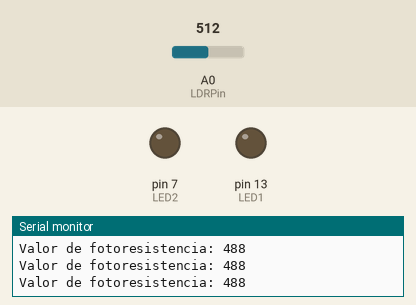
A sketch run on a simulated Arduino Uno, built with avr-gcc and run on an emulated ATmega328P. On the bench: output pins drawn as LEDs (lit = HIGH), the last lines printed to the serial monitor. The test bench sets the inputs (shaded band); at power-on: A0 (LDRPin) = 512.

Above: at 1.3 s.
1.4 s: A0 (LDRPin) set to 489
At 2.6 s:
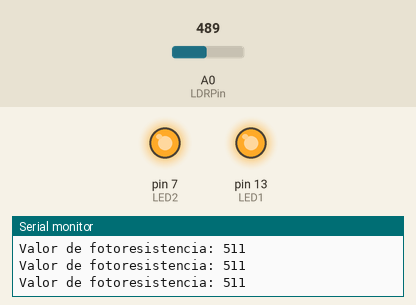
3.0 s: A0 (LDRPin) set to 510
At 3.8 s:
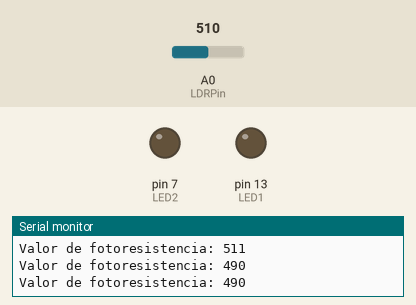
4.5 s: A0 (LDRPin) set to 490
At 5.0 s:
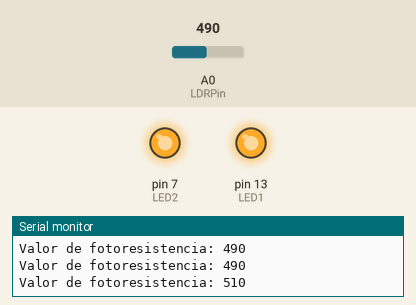
Timing chart, 0 to 7.5 s (numbered marks = the images above; inputs shaded):
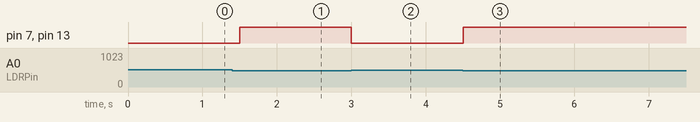

Measured:
- the behaviour switches between 500 and 499 on A0 (LDRPin) (found by bisection; images 0 and 1)
- after the input at 1.4 s, pin 7 (LED2), pin 13 (LED1): LOW → HIGH after 0.10 s
- after the input at 3.0 s, pin 7 (LED2), pin 13 (LED1): HIGH → LOW at once
- after the input at 4.5 s, pin 7 (LED2), pin 13 (LED1): LOW → HIGH at once

The sketch:

Fisico.ino
```cpp
const int LDRPin = A0;   //Pin del LDR
//Pin del LED 1
const int LED1 = 13;
//Pin del LED 2
const int LED2 = 7;
//Pin de GND
const int GND = 8;
//Resistencia para realizar una buena calibracion
const int calibracion = 1000;
//Variable para almacenar el valor de la resistencia
int valor;


void setup()
{
   //Inicio del puerto serial
   Serial.begin(9600);
   //Seleccionamos el modo del pin
   pinMode(LED1,OUTPUT);
   pinMode(LED2,OUTPUT);
   pinMode(GND,OUTPUT);

   //Al iniciar que inicie apagado
   digitalWrite(LED1, LOW);
   digitalWrite(LED2, LOW);
   digitalWrite(GND, LOW);
}

void loop()
{
  //Vamos a leer el valor de la fotoresistencia
  valor = leerFoto();

  //Funcion para activar el LED
  iniciarLED(valor);

  //Imprimimos el valor
  Serial.println("Valor de fotoresistencia: " + String(valor));
  //Esperamos para la proxima lectura
  delay(500);
}

//Funcion para la lectura del potenciometro
int leerFoto(){
  return calibracion - analogRead(LDRPin);
}

void iniciarLED(int valor){
     //Si hay luz este apagada.
     if(valor > 500){
        digitalWrite(LED1,HIGH);
        digitalWrite(LED2,HIGH);
     }
     //Si no hay luz que se encienda.
     else{
        digitalWrite(LED1,LOW);
        digitalWrite(LED2,LOW);
     }
}
```
